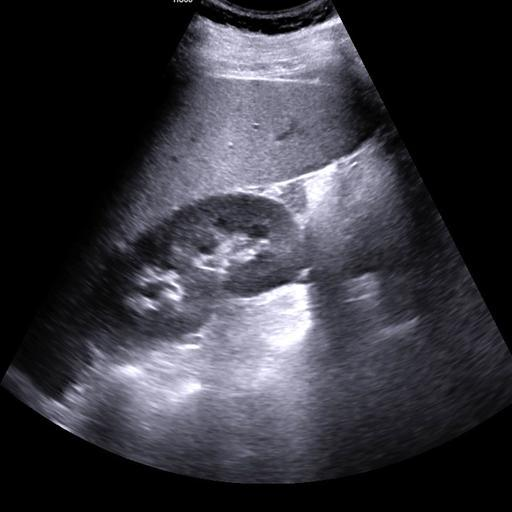
#> input picture data/test/no_stone/Normal_1079.JPG, 512 x 512 px
$ python -i modality_guard.py   (imports and definitions only)   (older library calls are emulated)
#> lines starting #> are read from the running program, lines starting #| are printed output that depends on the picture
#> further down, picture is the input picture: PIL image 512x512 RGB; mean R, G, B 53.5, 52.9, 60.3
"""Ultrasound Modality Guard: Out-Of-Distribution (OOD) Validation Service."""

from typing import Tuple, Dict, Any
import cv2
import numpy as np
from PIL import Image as PILImage
from app.config import settings


def validate_ultrasound_image(img_pil: PILImage.Image) -> Tuple[bool, str, Dict[str, Any]]:
    """
    Validate whether the input image exhibits the physical and visual characteristics
    of a genuine B-mode medical ultrasound scan.

    Prevents Out-Of-Distribution false positives (e.g., animals, scenery, random photos).

    Returns:
        (is_valid: bool, status_message: str, metrics: dict)
    """
    img_rgb = np.array(img_pil.convert('RGB'))

    # 1. Color saturation check (B-mode ultrasound is acoustic/grayscale)
    hsv = cv2.cvtColor(img_rgb, cv2.COLOR_RGB2HSV)
#> hsv: shape (512, 512, 3); mean H, S, V 72.6, 23.5, 60.3
    sat = hsv[:, :, 1] / 255.0
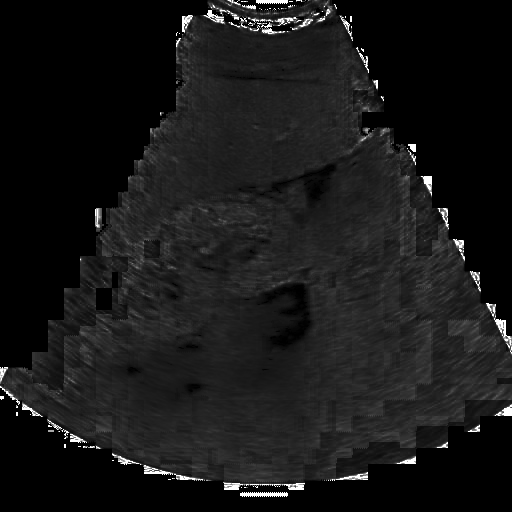
#> sat: shape (512, 512) float64; min 0, max 1, mean 0.0922
    mean_sat = float(np.mean(sat))
#> mean_sat = 0.0922
    high_sat_ratio = float(np.mean(sat > 0.30))
#> high_sat_ratio = 0.0177

    # 2. Channel similarity check (Ultrasound scans have near-identical R, G, B channels)
    r, g, b = img_rgb[:, :, 0], img_rgb[:, :, 1], img_rgb[:, :, 2]
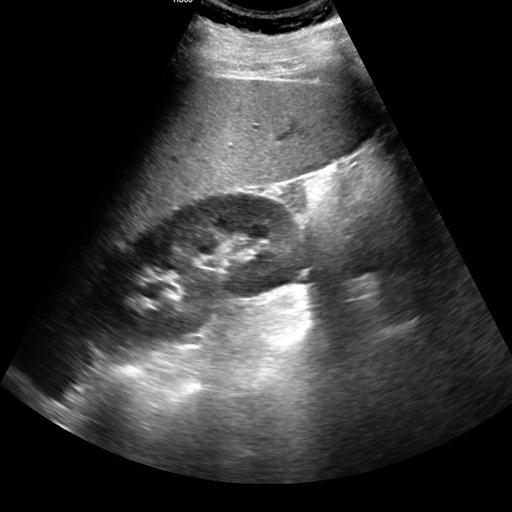
#> g: shape (512, 512); min 0, max 255, mean 52.9
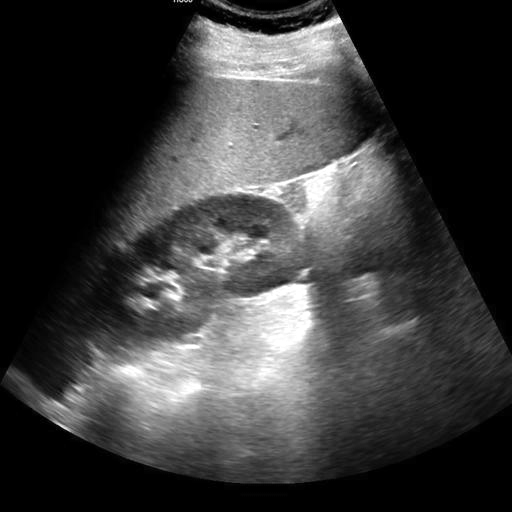
#> b: shape (512, 512); min 0, max 255, mean 60.3
    channel_diff = float(np.mean(
        np.abs(r.astype(int) - g.astype(int)) +
        np.abs(g.astype(int) - b.astype(int)) +
        np.abs(b.astype(int) - r.astype(int))
    ))
#> channel_diff = 14.84

    # 3. Dynamic range and contrast check
    gray = cv2.cvtColor(img_rgb, cv2.COLOR_RGB2GRAY)
    std_dev = float(np.std(gray))
#> std_dev = 63.53
    mean_intensity = float(np.mean(gray))
#> mean_intensity = 53.87

    # 4. Acoustic speckle noise variance
    laplacian = cv2.Laplacian(gray, cv2.CV_64F)
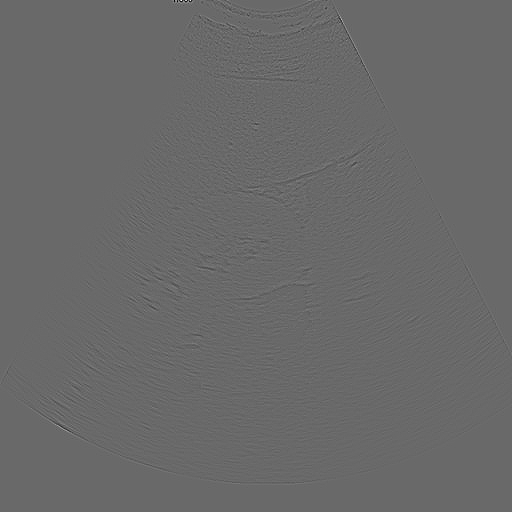
#> laplacian: shape (512, 512) float64; min -408, max 578, mean 0; drawn with min black and max white
    speckle_var = float(laplacian.var())
#> speckle_var = 180.5

    metrics = {
        'mean_saturation': round(mean_sat, 4),
        'high_saturation_ratio': round(high_sat_ratio, 4),
        'channel_divergence': round(channel_diff, 2),
        'contrast_std': round(std_dev, 2),
        'mean_intensity': round(mean_intensity, 2),
        'speckle_variance': round(speckle_var, 2)
    }
#> metrics = {'mean_saturation': 0.0922, 'high_saturation_ratio': 0.0177, 'channel_divergence': 14.84, 'contrast_std': 63.53, 'mean_intensity': 53.87, 'speckle_variance': 180.5}

    # Validation Rules
    if mean_sat > settings.MAX_MEAN_SATURATION or high_sat_ratio > settings.MAX_HIGH_SAT_RATIO or channel_diff > settings.MAX_CHANNEL_DIVERGENCE:
        return (
            False,
            "Non-medical image detected (high chromaticity/color saturation). Kidney ultrasound scans are grayscale B-mode acoustic scans. Please upload an authentic B-mode kidney ultrasound image.",
            metrics
        )

    if std_dev < settings.MIN_CONTRAST_STD or speckle_var < settings.MIN_SPECKLE_VARIANCE:
        return (
            False,
            "Image lacks ultrasound acoustic speckle pattern or sufficient dynamic contrast. Please upload a clear medical scan.",
            metrics
        )

    if mean_intensity > settings.MAX_MEAN_INTENSITY or mean_intensity < settings.MIN_MEAN_INTENSITY:
        return (
            False,
            "Image is overexposed or underexposed (blank/uniform image detected).",
            metrics
        )

    return (True, "Valid B-mode medical ultrasound scan detected.", metrics)

>>> from PIL import Image
>>> picture = Image.open('../../../data/test/no_stone/Normal_1079.JPG')
>>> result = validate_ultrasound_image(picture)

$ run again, on data/test/no_stone/Normal_1146.JPG
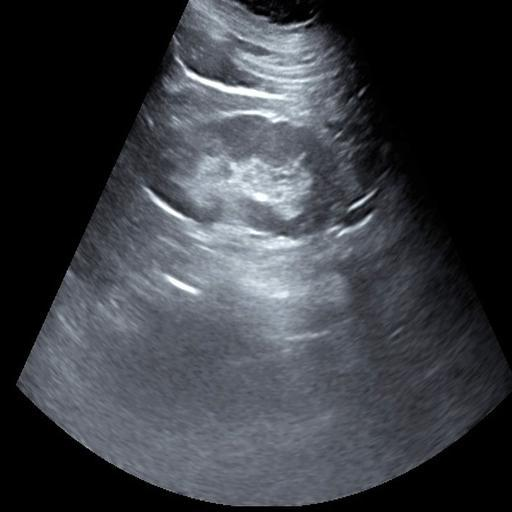
#> input picture data/test/no_stone/Normal_1146.JPG, 512 x 512 px
#> picture is the input picture: PIL image 512x512 RGB; mean R, G, B 58, 60.6, 66.2
#> hsv: shape (512, 512, 3); mean H, S, V 70.3, 23.7, 66.2
#> in validate_ultrasound_image, `sat = hsv[:, :, 1] / 255.0`:
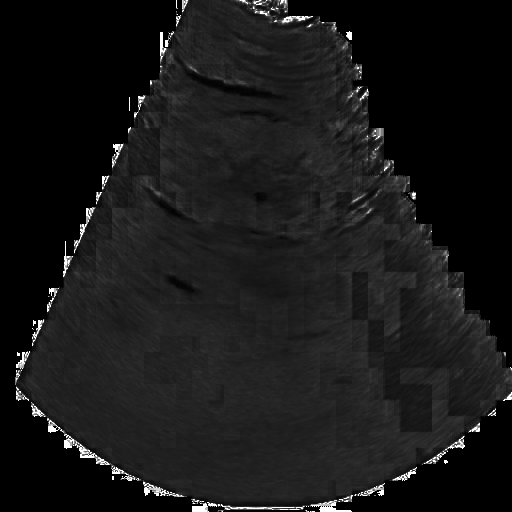
#> sat: shape (512, 512) float64; min 0, max 1, mean 0.0929
#> mean_sat = 0.0929
#> high_sat_ratio = 0.0182
#> channel_diff = 16.41
#> std_dev = 58.03
#> mean_intensity = 60.41
#> in validate_ultrasound_image, `laplacian = cv2.Laplacian(gray, cv2.CV_64F)`:
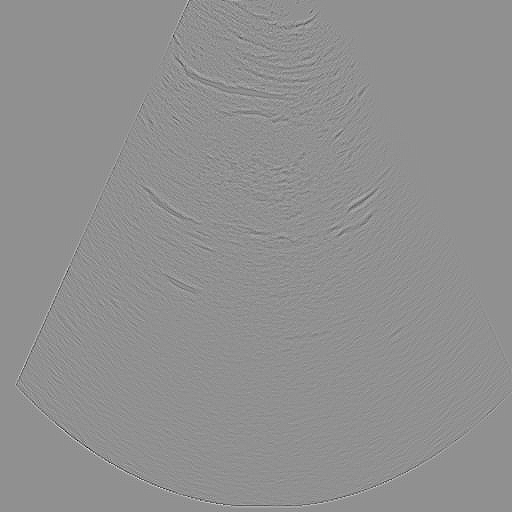
#> laplacian: shape (512, 512) float64; min -270, max 206, mean 0; drawn with min black and max white
#> speckle_var = 117.4
#> metrics = {'mean_saturation': 0.0929, 'high_saturation_ratio': 0.0182, 'channel_divergence': 16.41, 'contrast_std': 58.03, 'mean_intensity': 60.41, 'speckle_variance': 117.4}

$ run again, on data/test/no_stone/Normal_1156.JPG
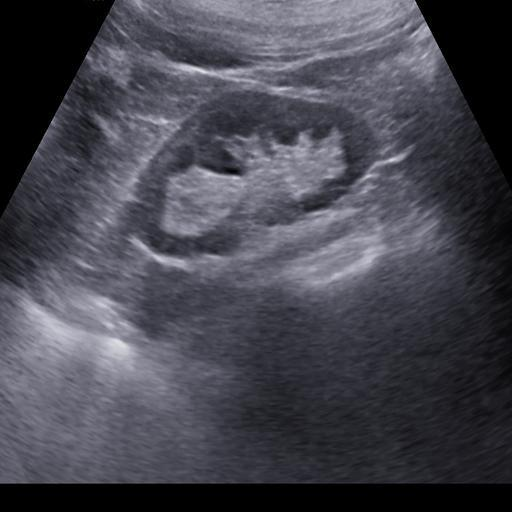
#> input picture data/test/no_stone/Normal_1156.JPG, 512 x 512 px
#> picture is the input picture: PIL image 512x512 RGB; mean R, G, B 69.8, 69.5, 79.1
#> hsv: shape (512, 512, 3); mean H, S, V 106.2, 33.2, 79.1
#> in validate_ultrasound_image, `sat = hsv[:, :, 1] / 255.0`:
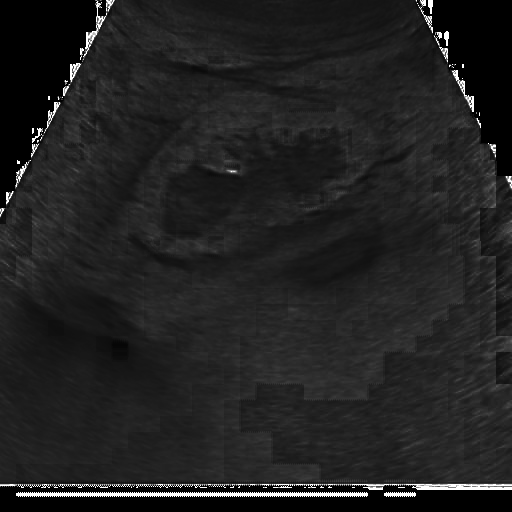
#> sat: shape (512, 512) float64; min 0, max 1, mean 0.13
#> mean_sat = 0.13
#> high_sat_ratio = 0.0183
#> channel_diff = 19.43
#> std_dev = 45.15
#> mean_intensity = 70.59
#> in validate_ultrasound_image, `laplacian = cv2.Laplacian(gray, cv2.CV_64F)`:
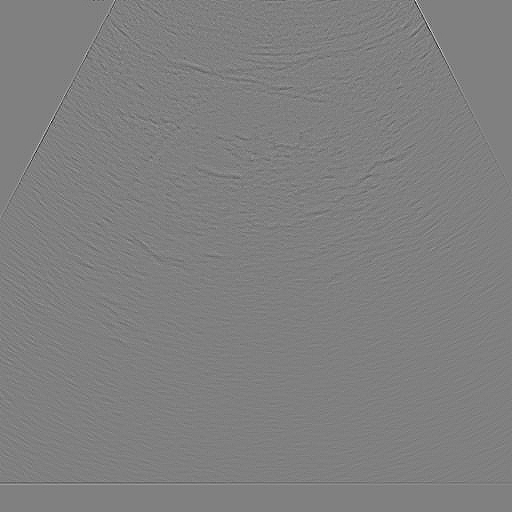
#> laplacian: shape (512, 512) float64; min -229, max 227, mean 0; drawn with min black and max white
#> speckle_var = 81.89
#> metrics = {'mean_saturation': 0.13, 'high_saturation_ratio': 0.0183, 'channel_divergence': 19.43, 'contrast_std': 45.15, 'mean_intensity': 70.59, 'speckle_variance': 81.89}

$ run again, on data/test/no_stone/Normal_1161.JPG
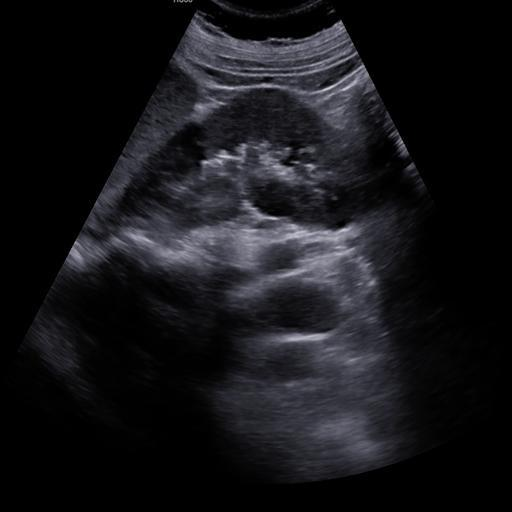
#> input picture data/test/no_stone/Normal_1161.JPG, 512 x 512 px
#> picture is the input picture: PIL image 512x512 RGB; mean R, G, B 21.6, 21.5, 24.8
#> hsv: shape (512, 512, 3); mean H, S, V 52.3, 19.1, 24.8
#> in validate_ultrasound_image, `sat = hsv[:, :, 1] / 255.0`:
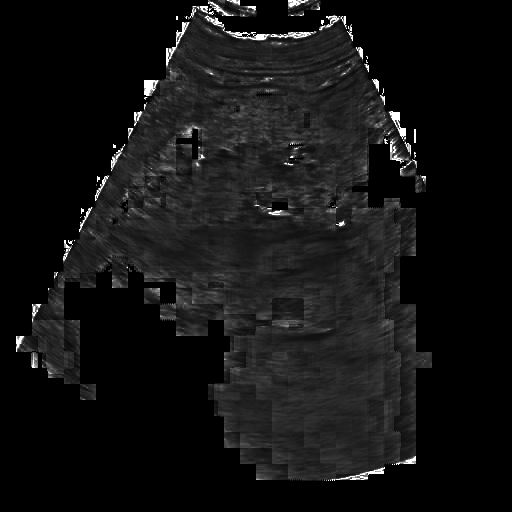
#> sat: shape (512, 512) float64; min 0, max 1, mean 0.0751
#> mean_sat = 0.0751
#> high_sat_ratio = 0.0214
#> channel_diff = 6.66
#> std_dev = 32.87
#> mean_intensity = 21.89
#> in validate_ultrasound_image, `laplacian = cv2.Laplacian(gray, cv2.CV_64F)`:
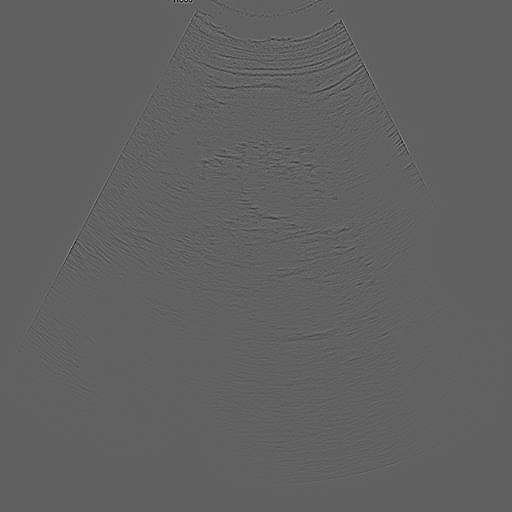
#> laplacian: shape (512, 512) float64; min -242, max 389, mean 0; drawn with min black and max white
#> speckle_var = 95.58
#> metrics = {'mean_saturation': 0.0751, 'high_saturation_ratio': 0.0214, 'channel_divergence': 6.66, 'contrast_std': 32.87, 'mean_intensity': 21.89, 'speckle_variance': 95.58}
